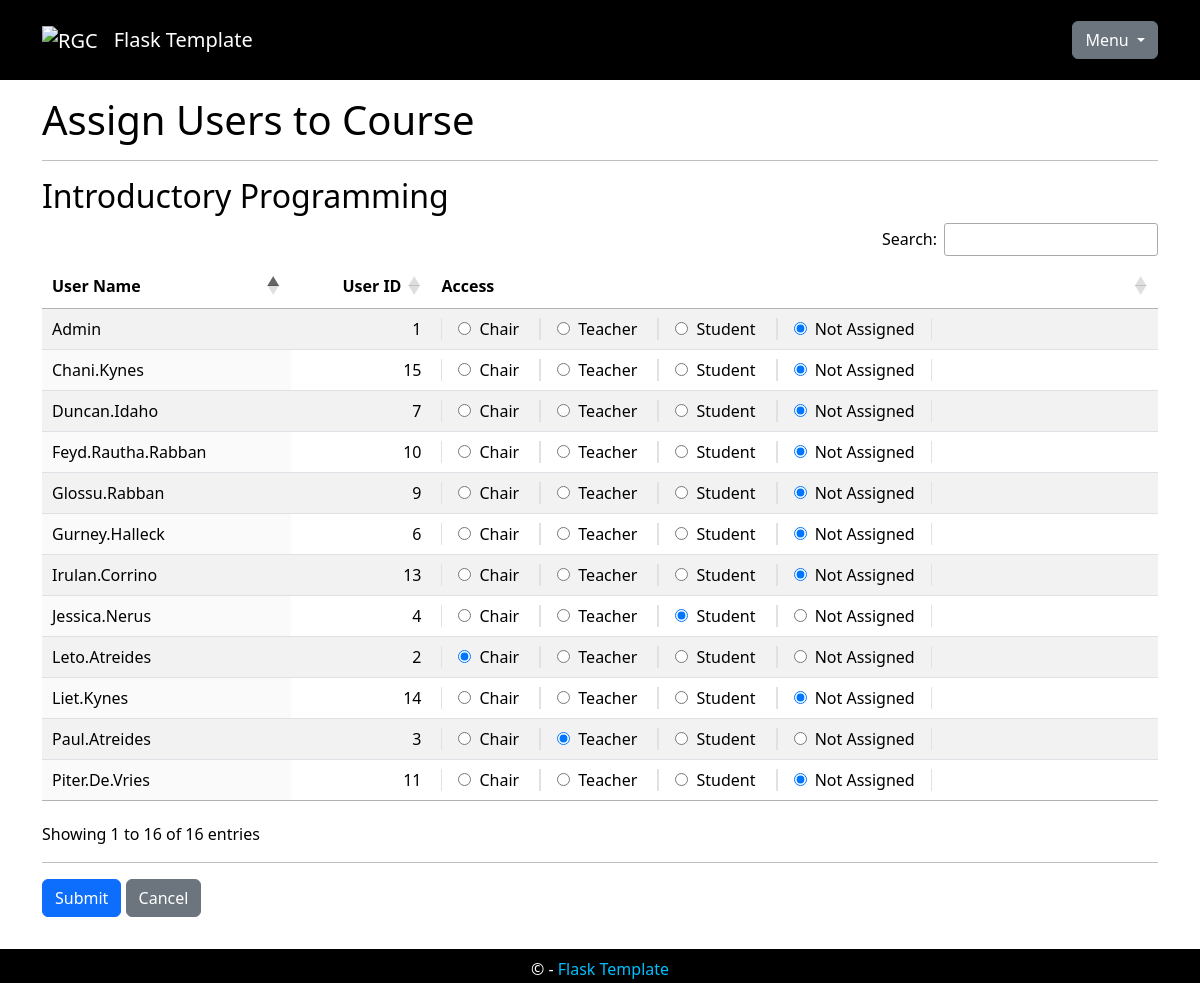
Page /assign_course/1 (signed in) on the committed database.
### app/models.py (models this page shows, shortened)
class Course(db.Model):
    __tablename__ = 'courses'
    course_id: Mapped[int] = mapped_column(primary_key=True)
    course_name: Mapped[str] = mapped_column(
        String(64), index=True, unique=True)
    course_code: Mapped[str] = mapped_column(
        String(64))
    course_group: Mapped[Optional[str]] = mapped_column(
        String(64))
    course_desc: Mapped[Optional[str]] = mapped_column(
        String(256))
    associations: Mapped[List['Association']] = relationship(
        back_populates='course', cascade="all, delete-orphan")

class User(UserMixin, db.Model):
    __tablename__ = 'users'
    user_id: Mapped[int] = mapped_column(primary_key=True)
    username: Mapped[str] = mapped_column(
        String(64), index=True, unique=True)
    user_email: Mapped[Optional[str]] = mapped_column(
        String(128), unique=True)
    is_admin: Mapped[bool] = mapped_column()
    password_hash: Mapped[Optional[str]] = mapped_column(
        String(256))
    associations: Mapped[List['Association']] = relationship(
        back_populates='user', cascade="all, delete-orphan")
    def get_id(self):
        return self.user_id

class Role(db.Model):
    __tablename__ = 'roles'
    role_id: Mapped[int] = mapped_column(primary_key=True)
    role_name: Mapped[str] = mapped_column(
        String(64), index=True, unique=True)
    role_privilege: Mapped[int] = mapped_column(unique=True)
    associations: Mapped[List['Association']] = relationship(
        back_populates='role', cascade="all, delete-orphan")

### app/admin/admin_routes.py (the view, shortened to what this page needs)
@admin_bp.route('/assign_course/<int:course_id>', methods=['GET', 'POST'])
@login_required
def assign_course(course_id):
    validate_input('course_id', course_id, int)
    _user_id = int(current_user.get_id())
    _assoc = Association.query.filter(
        Association.course_id == course_id,
        Association.user_id == _user_id,
        ((Association.role_id == '1') | (Association.role_id == '2'))).all()
    if not current_user.is_admin and len(_assoc) == 0:
        flash(NOT_AUTH_MSG1)
        return redirect(url_for(INDEX_PAGE))
    _form = SimpleForm()
    _course = Course.query.get_or_404(course_id)
    _roles = Role.query.all()
    _roles = [_roles] if not isinstance(_roles, list) else _roles
    _roles_list = []
    for _r in _roles:
        _role_dict = _r.__dict__
        _roles_list.append(_role_dict)
    _roles_list.append({"role_id": 4, "role_name": "Not Assigned"})
    _users = User.query.order_by(User.username).all()
    _users = [_users] if not isinstance(_users, list) else _users
    _users_list = []
    for _u in _users:
        _user_dict = _u.__dict__
        _user_dict['role_id'] = 4
        _a = Association.query.filter(
            Association.course_id == _course.course_id,
            Association.user_id == _user_dict['user_id']).first()
        if _a is not None:
            _user_dict['role_id'] = _a.role_id
        _users_list.append(_user_dict)
    return render_template(
        'admin/assign_course.html',
        page_title='Assign Users to Course',
        course_name=_course.course_name,
        form=_form,
        roles=_roles_list,
        users_list=_users_list)

### app/admin/admin_forms.py
class SimpleForm(FlaskForm):
    submit = SubmitField()

### app/models.py (called while the page is built)
@login.user_loader
def load_user(user_id):
    validate_input('user_id', user_id, int)
    return db.session.get(User, user_id)

### app/templates/admin/assign_course.html (shortened to what this page needs)
{% extends "base.html" %}
{% block head %}
{{ super() }}
<link rel="stylesheet" type="text/css" href="{{ url_for('static', filename='css/dataTables.dataTables.min.css') }}">
<link rel="stylesheet" type="text/css" href="{{ url_for('static', filename='css/dataTables.bootstrap5.min.css') }}">
{% endblock %}
{% block content %}
{% if current_user.is_anonymous %}
<h1>Welcome!</h1>
<p>You should log in.</p>
{% else %}
<h1>Assign Users to Course</h1>
<hr>
<h2>{{ course_name }}</h2>
<form action="" method="post">
  <table id="data-table" class="table table-striped display caption-top">
    <thead>
      <tr>
        <th scope="col">User Name</th>
        <th scope="col">User ID</th>
        <th scope="col">Access</th>
      </tr>
    </thead>
    <tbody>
      {% for u in users_list %}
      <tr>
        <td scope="row" class="text-nowrap">{{ u['username'] }}</td>
        <td class="text-nowrap">{{ u['user_id'] }}</td>
        <td>
          {% for r in roles %}
          {% if u['role_id'] == r.role_id %}
          <span class="border-start border-end px-3">
            <input type="radio" name="{{ u['user_id'] }}" value="{{ r['role_id'] }}" checked>{{
            r.role_name }}</input>
          </span>
          {% else %}
          <span class="border-start border-end px-3">
            <input type="radio" name="{{ u['user_id'] }}" value="{{ r['role_id'] }}">{{
            r.role_name }}</input>
          </span>
          {% endif %}
          {% endfor %}
        </td>
      </tr>
      {% endfor %}
    </tbody>
  </table>
  <hr>
  <p>{{ form.submit(class="btn btn-primary") }} <input type="button" class="btn btn-secondary" value="Cancel"
      onclick="history.back()"></p>
</form>
{% endif %}
{% endblock %}

### app/static/css/base.css (style rules this page uses)
html { font-family: sans-serif; }
body { margin-top: 10vh !important; }
input[type="radio"] { margin-right: 0.5em; }

### rows in the picture
Course: course_name "Introductory Programming"
User: username "Admin", user_id "1", role_name "Not Assigned"
Role: role_name "Chair"
Role: role_name "Teacher"
Role: role_name "Student"
User: username "Chani.Kynes", user_id "15", role_name "Not Assigned"
User: username "Duncan.Idaho", user_id "7", role_name "Not Assigned"
User: username "Feyd.Rautha.Rabban", user_id "10", role_name "Not Assigned"
User: username "Glossu.Rabban", user_id "9", role_name "Not Assigned"
User: username "Gurney.Halleck", user_id "6", role_name "Not Assigned"
User: username "Irulan.Corrino", user_id "13", role_name "Not Assigned"
User: username "Jessica.Nerus", user_id "4", role_name "Not Assigned"
User: username "Leto.Atreides", user_id "2", role_name "Not Assigned"
User: username "Liet.Kynes", user_id "14", role_name "Not Assigned"
User: username "Paul.Atreides", user_id "3", role_name "Not Assigned"
User: username "Piter.De.Vries", user_id "11", role_name "Not Assigned"
